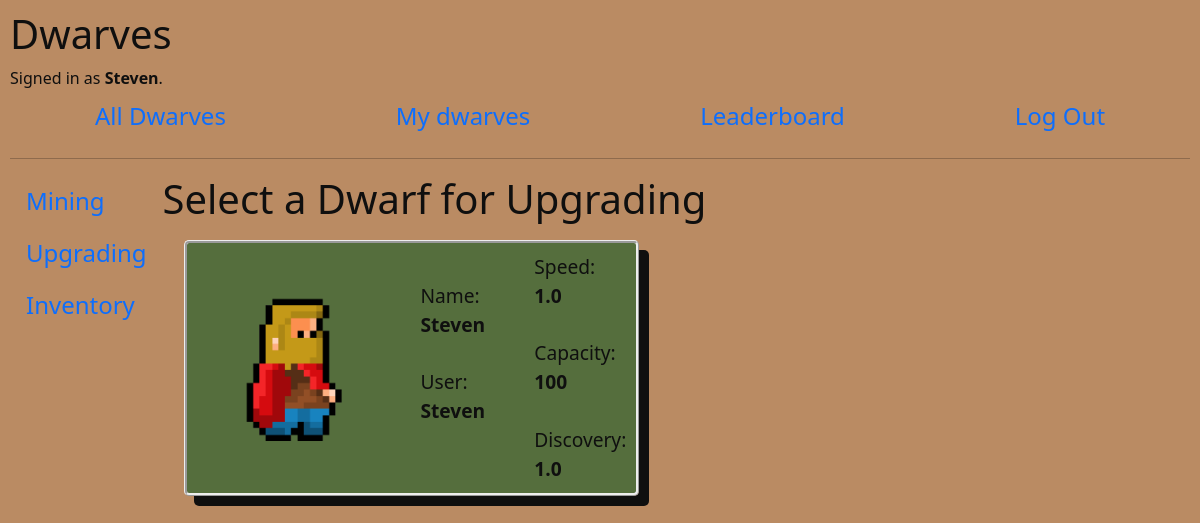
/select (signed in), run on an earlier commit of the app's database.
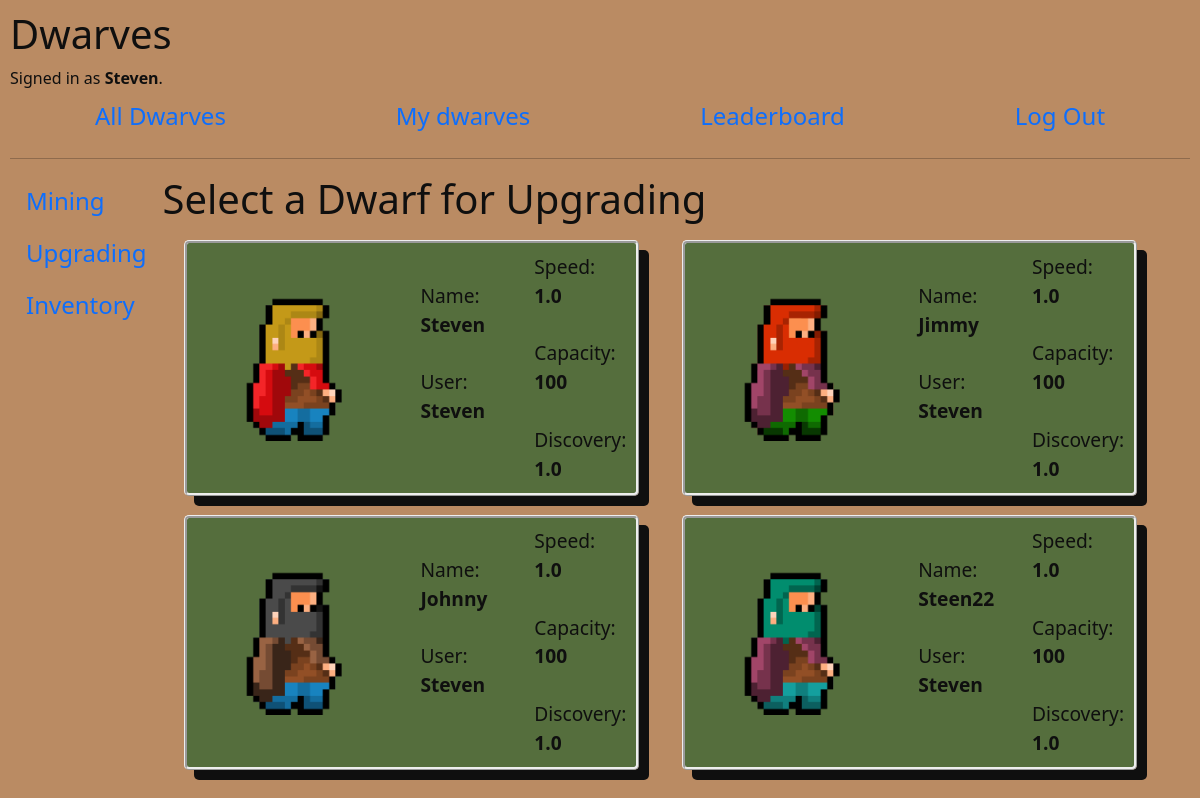
And on a later commit of the database.
### dwarves/models.py (models this page shows, shortened)
class User(AbstractUser):
    gold_obtained = models.IntegerField(default=0)

class Dwarf(models.Model):
    name = models.CharField(max_length=64)
    user = ForeignKey(User, related_name="user_dwarfs", on_delete=CASCADE)
    portrait = models.CharField(max_length=64,default="portrait1.png")
    speed = FloatField(default=1)
    capacity = models.IntegerField(default=100)
    discovery = FloatField(default=1)

### dwarves/views.py (the view)
# urls.py: path("select", views.select, name="select"),
@login_required(login_url='login')
def select(request):
    dwarves_list = request.user.user_dwarfs.all()
    return render(request, "dwarves/select.html",{
        "page_title" : "Select a Dwarf for Upgrading",
        "dwarves" : dwarves_list
    })

### dwarves/templates/dwarves/select.html
{% extends "dwarves/layout.html" %}
{% load static %}
{% block body %}
<h1>{{ page_title }}</h1>
<div class="row" >
{% for dwarf in dwarves %}
<div class="col-md-6">
        <a href="upgrading/{{ dwarf.name }}" class="selection-link">
        <div style="margin:2%; padding:2%; border-style:ridge; border-radius:5px;
                    box-shadow: 10px 10px; background-color:rgba(9, 88, 33, 0.568)">
            <div class="row" >
                <div class="col">
                <img class="main-portrait" src="{% static '/dwarves/media/'|add:dwarf.portrait %}" alt="potrait{{ dwarf.portrait }}">
                </div>
                <div class="col" style="font-size: larger;">
                    <br> Name: <strong>{{ dwarf.name }}</strong> <br> <br>
                    User: <strong>{{ dwarf.user }}</strong>
                </div>
                <div class="col" style="font-size: larger;">
                        Speed: <strong>{{dwarf.speed}}</strong> <br>
                    <br> Capacity: <strong>{{dwarf.capacity}}</strong> <br>
                    <br> Discovery: <strong>{{dwarf.discovery}}</strong>
                </div>
            </div>
        </div>
    </a>
</div>
{% endfor %}
</div>
{% endblock %}

### dwarves/templates/dwarves/layout.html (shortened to what this page needs)
{% load static %}
<!DOCTYPE html>
<html lang="en">
    <head>
        <link href="https://cdn.jsdelivr.net/npm/bootstrap@5.0.0-beta2/dist/css/bootstrap.min.css" rel="stylesheet">
        <link href="{% static 'dwarves/styles.css' %}" rel="stylesheet">
    </head>
    <body>
        <h1>Dwarves</h1>
        <div>
            {% if user.is_authenticated %}
                Signed in as <strong>{{ user.username }}</strong>.
            {% else %}
                Not signed in.
            {% endif %}
        </div>
        <ul class="nav justify-content-center nav-fill">
            <li class="nav-item">
                <a class="nav-link" href="{% url 'all_dwarves' %}">All Dwarves</a>
            </li>
            {% if user.is_authenticated %}
                <li class="nav-item">
                    <a class="nav-link" href="{% url 'my_dwarves' %}">My dwarves</a>
                </li>
                <li class="nav-item">
                    <a class="nav-link" href="{% url 'leaderboard' %}">Leaderboard</a>
                </li>
                <li class="nav-item">
                    <a class="nav-link" href="{% url 'logout' %}">Log Out</a>
                </li>
            {% endif %}
        </ul>
        <hr>
        <div class="vertical-nav">
            <ul class="nav flex-column">
            <li class="nav-item">
              <a class="nav-link active" aria-current="page" href="{% url 'mining' %}">Mining</a>
            </li>
            <li class="nav-item">
              <a class="nav-link" href="{% url 'select' %}">Upgrading</a>
            </li>
            <li class="nav-item">
              <a class="nav-link" href="{% url 'inventory' %}">Inventory</a>
            </li>
            </ul>
        </div>
            <div class="container">
            {% block body %}
            {% endblock %}
            </div>
    </body>
</html>

### dwarves/static/dwarves/styles.css (style rules this page uses)
body { padding: 10px; background-color:rgb(186, 139, 99) !important; color: rgb(15, 15, 15); }
img { height: 200px; }
.nav-link { font-size: 150% !important; }
.vertical-nav { float: left !important; }
.selection-link { color: inherit !important; text-decoration: inherit !important; }

What changed in the data, as far as the page shows it:
added Dwarf: portrait (picture), name "Jimmy", user "Steven", speed "1.0", capacity "100", discovery "1.0"
added Dwarf: portrait (picture), name "Johnny", user "Steven", speed "1.0", capacity "100", discovery "1.0"
added Dwarf: portrait (picture), name "Steen22", user "Steven", speed "1.0", capacity "100", discovery "1.0"
